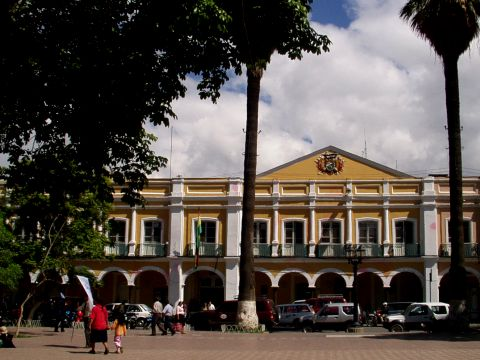
#> input picture JEC/pokusne soubory/25.jpg, 480 x 360 px
$ python gabor_scipy_vykresleni_filtru.py   (Python 2 division)   (older library calls are emulated)
#> lines starting #> are read from the running program, lines starting #| are printed output that depends on the picture
'''
Created on 5. 5. 2017

@author: lada
'''

import numpy as np
from skimage.filter import gabor_kernel #skimage.__version__ if it's lower than 0.11 then use filter instead of filters
from skimage.filter import gabor_filter # gabor in newer versions
from skimage import io
import skimage
import math
import cv2
from scipy import ndimage as ndi

orientations = [0, math.pi/4, math.pi/2, math.pi / 4 * 3]
wavelengths = [0.25, 0.5, 1.0] #[2.0, 2.0 * math.sqrt(2), 4.0]
sigma = 1

def create_kernels():
    #print skimage.__version__
    kernels = []

    for theta in orientations:
        #print "Theta: ", theta
        for lambd in wavelengths:
            kernel = gabor_kernel(1.0/lambd, theta=theta, sigma_x=sigma, sigma_y=sigma) # frequency is 1/lambda
            kernels.append(kernel)

            # [7 lines of commented-out code are left out]


    return kernels


def show_kernels(kernels, real=True): #if False - show imaginary part
    k_size = kernels[0].shape[0]
    img = np.zeros((k_size * len(wavelengths), k_size * len(orientations)))

    #print img.shape
    for i in range(len(kernels)):
        if real:
            k = np.real(kernels[i])
        else:
            k = np.imag(kernels[i])
        n = np.linalg.norm(k) # for normalization
        #print "Norm:", n
        r = i % len(wavelengths)
        c = i / len(wavelengths)
        img[r * k_size : r*k_size + k_size, c*k_size : c*k_size + k_size] = k / n

    io.imshow(img)
    io.show()

def process_image(img):
    responses = []

    for theta in orientations:
        for lambd in wavelengths:
            real, imag = gabor_filter(img, 1.0/lambd, theta=theta, sigma_x=sigma, sigma_y=sigma, mode='reflect') # frequency is 1/lambda
            responses.append((real, imag))

            #or use ndi.convolve(img, kernel, mode='wrap')

    #print len(responses)

    return responses


def count_magnitude(filtered_img_real, filtered_img_imag):
    magnitude = []

    for i in range(len(filtered_img_real)):
        magnitude.append(cv2.magnitude(filtered_img_real[i], filtered_img_imag[i]))

    return magnitude

def count_vector(magnitudes, deep):
    """
    Nasklada vektory za sebe
    """

    array_histograms_magnitude = np.zeros(shape=(deep*len(magnitudes)), dtype=np.int)

    for i in range(len(magnitudes)):
        for x in range(len(magnitudes[i])):
            for y in range(len(magnitudes[i][x])):
                value = magnitudes[i].item(x,y)
                index = ((i*deep))+int((value/deep)) # (i*deep) potrebuju se posunout na i-ty filtrovany obrazek
                array_histograms_magnitude[index]=array_histograms_magnitude[index]+1
    return array_histograms_magnitude

def count_gabor(img):
    img = cv2.cvtColor(img, cv2.COLOR_BGR2GRAY)
    kernels = create_kernels()
    img = img.astype(float)
    show_kernels(kernels, real=False)

    exit()
    responses = process_image(img)
    vector_deep = 16
    filtered_img_real = []
    filtered_img_imag = []

    for item in responses:
        filtered_img_real.append(item[0])
        filtered_img_imag.append(item[1])

    magnitude = count_magnitude(filtered_img_real, filtered_img_imag)
    gabor_vector = count_vector(magnitude, vector_deep)
    return gabor_vector
    #io.imshow(responses[11][0])
    #io.show()

img = cv2.imread("25.jpg")
#> img is the input picture: shape (360, 480, 3); mean B, G, R 70.3, 75.8, 83.8
count_gabor(img)
#> in count_gabor, `img = cv2.cvtColor(img, cv2.COLOR_BGR2GRAY)`:
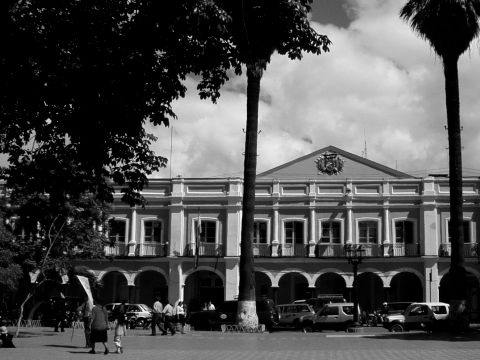
#> img: shape (360, 480); min 0, max 254, mean 77.6
#> in show_kernels, `io.show()`:
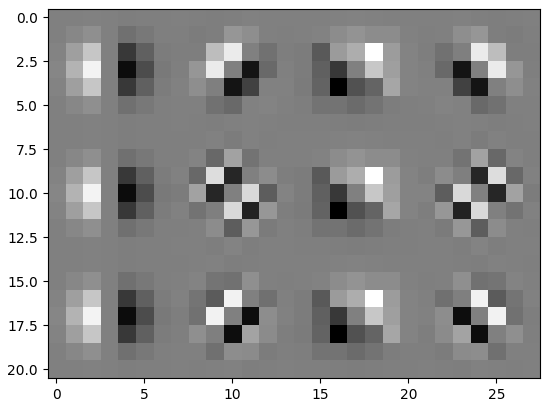
#> figure drawn by matplotlib, 1 panel
#> (the program exits here)

$ run again, with JEC/pokusne soubory/P201302280779501.jpg copied over JEC/pokusne soubory/25.jpg
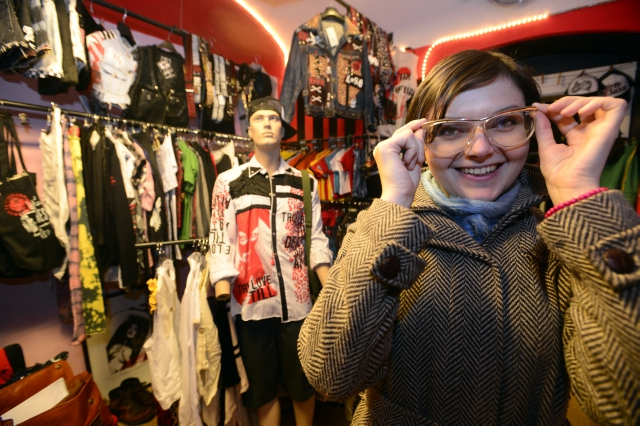
#> input picture JEC/pokusne soubory/P201302280779501.jpg, 640 x 426 px
#> img is the input picture: shape (426, 640, 3); mean B, G, R 61, 83.6, 112.4
#> in count_gabor, `img = cv2.cvtColor(img, cv2.COLOR_BGR2GRAY)`:
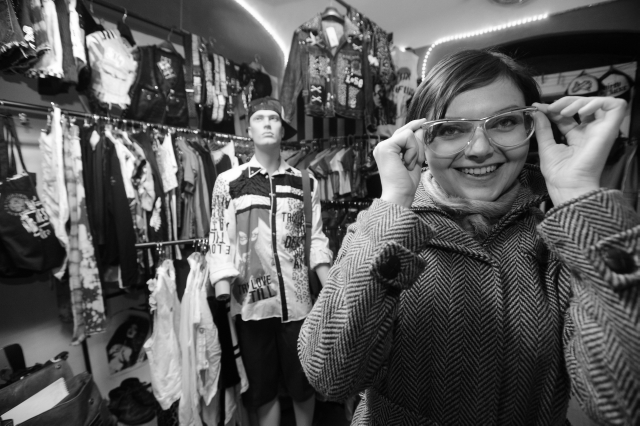
#> img: shape (426, 640); min 1, max 255, mean 89.6
